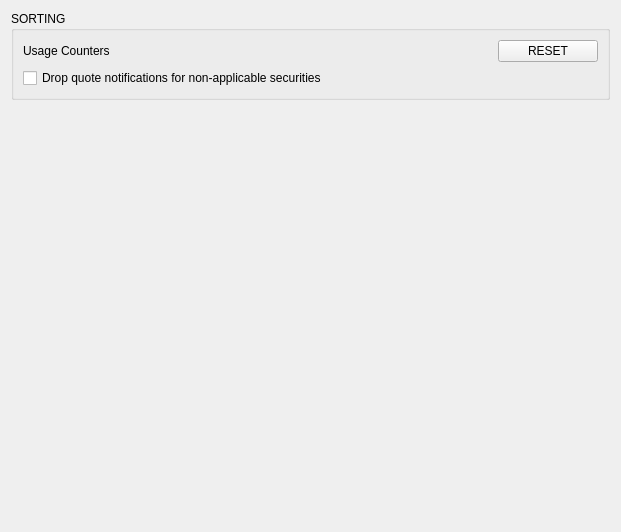
<?xml version="1.0" encoding="UTF-8"?>
<ui version="4.0">
 <class>DealingSettingsPage</class>
 <widget class="QWidget" name="DealingSettingsPage">
  <property name="geometry">
   <rect>
    <x>0</x>
    <y>0</y>
    <width>621</width>
    <height>532</height>
   </rect>
  </property>
  <property name="windowTitle">
   <string>Form</string>
  </property>
  <layout class="QVBoxLayout" name="verticalLayout_2">
   <item>
    <widget class="QGroupBox" name="groupBox_3">
     <property name="title">
      <string>SORTING</string>
     </property>
     <layout class="QVBoxLayout" name="verticalLayout">
      <item>
       <layout class="QHBoxLayout" name="horizontalLayout">
        <item>
         <widget class="QLabel" name="label_2">
          <property name="minimumSize">
           <size>
            <width>120</width>
            <height>0</height>
           </size>
          </property>
          <property name="maximumSize">
           <size>
            <width>120</width>
            <height>16777215</height>
           </size>
          </property>
          <property name="text">
           <string>Usage Counters</string>
          </property>
         </widget>
        </item>
        <item>
         <spacer name="horizontalSpacer">
          <property name="orientation">
           <enum>Qt::Horizontal</enum>
          </property>
          <property name="sizeHint" stdset="0">
           <size>
            <width>40</width>
            <height>20</height>
           </size>
          </property>
         </spacer>
        </item>
        <item>
         <widget class="QPushButton" name="pushButtonResetCnt">
          <property name="minimumSize">
           <size>
            <width>100</width>
            <height>22</height>
           </size>
          </property>
          <property name="maximumSize">
           <size>
            <width>100</width>
            <height>16777215</height>
           </size>
          </property>
          <property name="text">
           <string>RESET</string>
          </property>
         </widget>
        </item>
       </layout>
      </item>
      <item>
       <widget class="QCheckBox" name="checkBoxDrop">
        <property name="text">
         <string>Drop quote notifications for non-applicable securities</string>
        </property>
       </widget>
      </item>
     </layout>
    </widget>
   </item>
   <item>
    <spacer name="verticalSpacer">
     <property name="orientation">
      <enum>Qt::Vertical</enum>
     </property>
     <property name="sizeHint" stdset="0">
      <size>
       <width>20</width>
       <height>40</height>
      </size>
     </property>
    </spacer>
   </item>
  </layout>
 </widget>
 <resources/>
 <connections/>
</ui>
